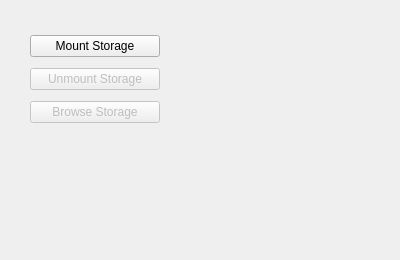
<?xml version="1.0" encoding="UTF-8"?>
<ui version="4.0">
 <class>AndromedaGui::QtGui::AccountTab</class>
 <widget class="QWidget" name="AccountTab">
  <property name="geometry">
   <rect>
    <x>0</x>
    <y>0</y>
    <width>400</width>
    <height>260</height>
   </rect>
  </property>
  <property name="sizePolicy">
   <sizepolicy hsizetype="Fixed" vsizetype="Fixed">
    <horstretch>0</horstretch>
    <verstretch>0</verstretch>
   </sizepolicy>
  </property>
  <property name="windowTitle">
   <string>Form</string>
  </property>
  <widget class="QWidget" name="verticalLayoutWidget">
   <property name="geometry">
    <rect>
     <x>30</x>
     <y>30</y>
     <width>130</width>
     <height>100</height>
    </rect>
   </property>
   <layout class="QVBoxLayout" name="verticalLayout">
    <item>
     <widget class="QPushButton" name="buttonMount">
      <property name="text">
       <string>Mount Storage</string>
      </property>
     </widget>
    </item>
    <item>
     <widget class="QPushButton" name="buttonUnmount">
      <property name="enabled">
       <bool>false</bool>
      </property>
      <property name="text">
       <string>Unmount Storage</string>
      </property>
     </widget>
    </item>
    <item>
     <widget class="QPushButton" name="buttonBrowse">
      <property name="enabled">
       <bool>false</bool>
      </property>
      <property name="text">
       <string>Browse Storage</string>
      </property>
     </widget>
    </item>
   </layout>
  </widget>
 </widget>
 <resources/>
 <connections>
  <connection>
   <sender>buttonMount</sender>
   <signal>clicked()</signal>
   <receiver>AccountTab</receiver>
   <slot>Mount()</slot>
   <hints>
    <hint type="sourcelabel">
     <x>94</x>
     <y>45</y>
    </hint>
    <hint type="destinationlabel">
     <x>199</x>
     <y>129</y>
    </hint>
   </hints>
  </connection>
  <connection>
   <sender>buttonUnmount</sender>
   <signal>clicked()</signal>
   <receiver>AccountTab</receiver>
   <slot>Unmount()</slot>
   <hints>
    <hint type="sourcelabel">
     <x>94</x>
     <y>78</y>
    </hint>
    <hint type="destinationlabel">
     <x>199</x>
     <y>129</y>
    </hint>
   </hints>
  </connection>
  <connection>
   <sender>buttonBrowse</sender>
   <signal>clicked()</signal>
   <receiver>AccountTab</receiver>
   <slot>Browse()</slot>
   <hints>
    <hint type="sourcelabel">
     <x>94</x>
     <y>111</y>
    </hint>
    <hint type="destinationlabel">
     <x>199</x>
     <y>129</y>
    </hint>
   </hints>
  </connection>
 </connections>
 <slots>
  <slot>Mount()</slot>
  <slot>Unmount()</slot>
  <slot>Browse()</slot>
 </slots>
</ui>
